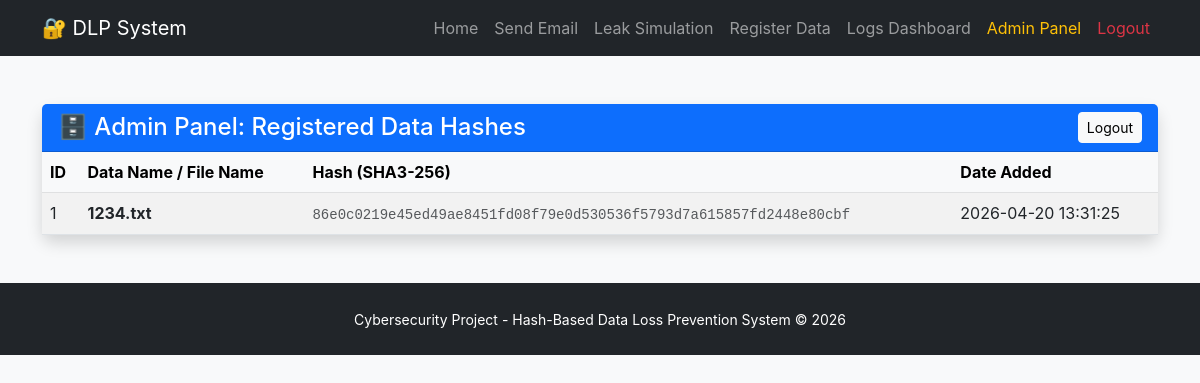
/admin (signed in), run on the app's committed database.
### tables this page shows
CREATE TABLE sensitive_hashes (
                id INTEGER PRIMARY KEY AUTOINCREMENT,
                data_name TEXT NOT NULL,
                hash_value TEXT NOT NULL UNIQUE,
                fuzzy_hash_value TEXT NOT NULL,
                date_added TIMESTAMP DEFAULT CURRENT_TIMESTAMP
            );

### app.py (the view)
@app.route('/admin')
@login_required
@admin_required
def admin():
    conn = get_db_connection()
    hashes = conn.execute('SELECT * FROM sensitive_hashes ORDER BY date_added DESC').fetchall()
    conn.close()
    return render_template('admin.html', hashes=hashes)

### app.py (called while the page is built)
def get_db_connection():
    conn = sqlite3.connect(DATABASE)
    conn.row_factory = sqlite3.Row
    return conn

def login_required(f):
    @wraps(f)
    def decorated_function(*args, **kwargs):
        if 'logged_in' not in session:
            flash('Please log in to view this page.', 'warning')
            return redirect(url_for('login'))
        return f(*args, **kwargs)
    return decorated_function

def admin_required(f):
    @wraps(f)
    def decorated_function(*args, **kwargs):
        if not session.get('is_admin'):
            flash('Admin access is required to view this page.', 'danger')
            return redirect(url_for('index'))
        return f(*args, **kwargs)
    return decorated_function

### templates/admin.html
{% extends 'base.html' %}
{% block content %}
<div class="row">
    <div class="col-12">
        <div class="card shadow border-primary mt-4">
            <div class="card-header bg-primary text-white d-flex justify-content-between align-items-center">
                <h4 class="mb-0">🗄️ Admin Panel: Registered Data Hashes</h4>
                <a href="{{ url_for('logout') }}" class="btn btn-sm btn-light">Logout</a>
            </div>
            <div class="card-body p-0">
                <div class="table-responsive">
                    <table class="table table-striped table-hover mb-0">
                        <thead class="table-light">
                            <tr>
                                <th>ID</th>
                                <th>Data Name / File Name</th>
                                <th>Hash (SHA3-256)</th>
                                <th>Date Added</th>
                            </tr>
                        </thead>
                        <tbody>
                            {% for h in hashes %}
                            <tr>
                                <td>{{ h.id }}</td>
                                <td class="fw-bold">{{ h.data_name }}</td>
                                <td><code class="text-muted" style="word-break: break-all;">{{ h.hash_value }}</code></td>
                                <td>{{ h.date_added }}</td>
                            </tr>
                            {% else %}
                            <tr>
                                <td colspan="4" class="text-center py-4">No registered data found.</td>
                            </tr>
                            {% endfor %}
                        </tbody>
                    </table>
                </div>
            </div>
        </div>
    </div>
</div>
{% endblock %}

### static/css/style.css (style rules this page uses)
body { background-color: #f8f9fa; font-family: 'Inter', 'Segoe UI', Tahoma, Geneva, Verdana, sans-serif; }
.card { border-radius: 10px; border: none; }

### data on the page
sensitive_hashes: id "1", data_name "1234.txt", hash_value "86e0c0219e45ed49ae8451fd08f79e0d530536f5793d7a615857fd2448e80cbf", date_added "2026-04-20 13:31:25"
